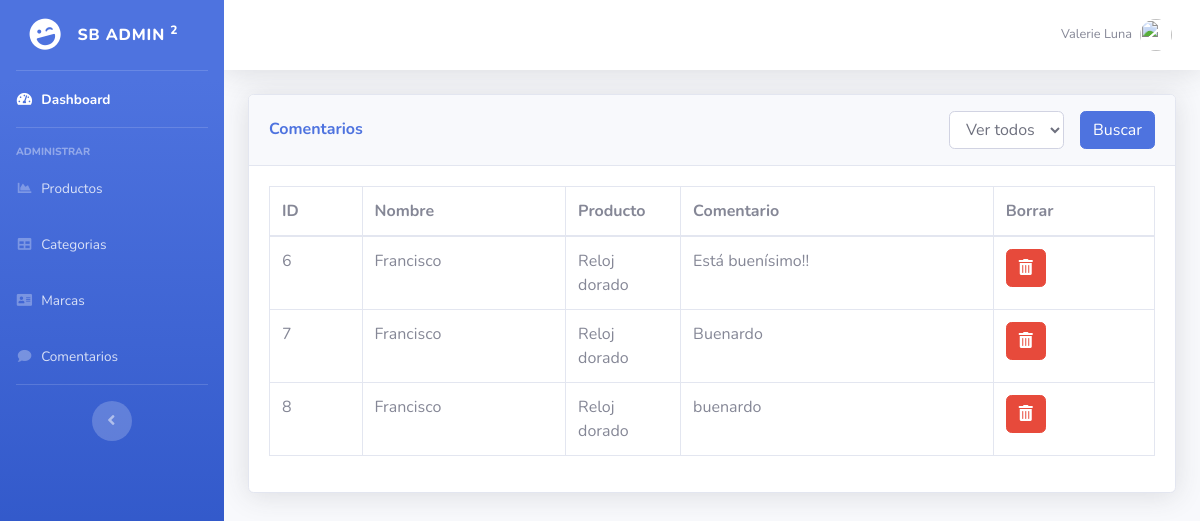
Screenshot of /Front/admin/comentarios.php with the database file from the repository.
### tables this page shows
CREATE TABLE `comments` (
  `comment_id` int(11) NOT NULL,
  `user` varchar(100) DEFAULT NULL,
  `product_id` int(11) DEFAULT NULL,
  `description` text DEFAULT NULL,
  `stars` int(11) DEFAULT NULL,
  `is_visible` tinyint(1) DEFAULT NULL,
  `created_at` datetime DEFAULT NULL
);

CREATE TABLE `products` (
  `product_id` int(11) NOT NULL,
  `category_id` int(11) NOT NULL DEFAULT 0,
  `brand_id` int(11) NOT NULL DEFAULT 0,
  `name` varchar(200) NOT NULL,
  `description` text NOT NULL,
  `price` float NOT NULL DEFAULT 0,
  `stock` int(11) NOT NULL DEFAULT 0,
  `image` varchar(200) NOT NULL,
  `deleted_at` datetime DEFAULT NULL
);

### Front/admin/comentarios.php (the view, shortened to what this page needs)
<?php
include "includes/header.php";
require __DIR__."/../helpers/connection.php";
$sql = "SELECT C.*, P.name as product_name FROM comments C
INNER JOIN products P on P.product_id = C.product_id WHERE P.deleted_at is NULL";
$comments = $con->query($sql);
?>
    <div class="container-fluid">
        <div class="card shadow mb-4">
            <div class="card-header py-3" style="display: flex; flex-direction: row; justify-content: space-between; align-items: center;">
                <h6 class="m-0 font-weight-bold text-primary">Comentarios</h6>
                <form class="d-flex flex-row" action="" method="get">
                    <select class="form-control mr-3" name="id_producto">
                        <option value="0">
                            Ver todos
                        </option>
                    </select>
                    <button type="submit" class = "btn btn-primary">
                        Buscar
                    </button>
                </form>
            </div>
            <div class="card-body">
                <div class="table-responsive">
                    <table class="table table-bordered" id="dataTable" width="100%" cellspacing="0">
                        <thead>
                        <tr>
                            <th>ID</th>
                            <th>Nombre</th>
                            <th style="width: 115px;">Producto</th>
                            <th>Comentario</th>
                            <th>Borrar</th>
                        </tr>
                        </thead>
                        <tbody>
                            <?php foreach($comments as $comentario): ?>
                                <?php if($comentario['is_visible'] == NULL): ?>
                                    <?php if( (isset($_GET['id_producto']) && ($comentario['id_producto'] == $_GET['id_producto'] || $_GET['id_producto'] == 0)) || !isset($_GET['id_producto']) ):  ?>
                                        <tr>
                                            <td><?php echo $comentario['comment_id'] ?></td>
                                            <td><?php echo $comentario['user'] ?></td>
                                            <td><?php echo $comentario['product_name']?></td>
                                            <td><?php echo $comentario['description'] ?></td>
                                            <td><a class="btn btn-danger" href="comentarios.php?del=<?php echo $comentario['comment_id'] ?>"><i class="fas fa-trash-alt"></i></a></td>
                                        </tr>
                                    <?php endif; ?>
                                <?php endif; ?>
                            <?php endforeach; ?>
                        </tbody>
                    </table>
                </div>
            </div>
        </div>
    </div>
<?php
include 'includes/footer.php';
?>

### Front/admin/includes/header.php (shortened to what this page needs)
<!DOCTYPE html>
<html lang="en">
<head>
    <link href="assets/vendor/fontawesome-free/css/all.min.css" rel="stylesheet" type="text/css">
    <link href="assets/css/sb-admin-2.min.css" rel="stylesheet">
</head>
<body id="page-top">
<div id="wrapper">
    <ul class="navbar-nav bg-gradient-primary sidebar sidebar-dark accordion" id="accordionSidebar">
        <a class="sidebar-brand d-flex align-items-center justify-content-center" href="index.html">
            <div class="sidebar-brand-icon rotate-n-15">
                <i class="fas fa-laugh-wink"></i>
            </div>
            <div class="sidebar-brand-text mx-3">SB Admin <sup>2</sup></div>
        </a>
        <hr class="sidebar-divider my-0">
        <li class="nav-item active">
            <a class="nav-link" href="dashboard.php">
                <i class="fas fa-fw fa-tachometer-alt"></i>
                <span>Dashboard</span></a>
        </li>
        <hr class="sidebar-divider">
        <div class="sidebar-heading">
            Administrar
        </div>
        <li class="nav-item">
            <a class="nav-link" href="productos.php">
                <i class="fas fa-fw fa-chart-area"></i>
                <span>Productos</span></a>
        </li>
        <li class="nav-item">
            <a class="nav-link" href="categorias.php">
                <i class="fas fa-fw fa-table"></i>
                <span>Categorias</span></a>
        </li>
        <li class="nav-item">
            <a class="nav-link" href="marcas.php">
                <i class="fas fa-fw fa-address-card"></i>
                <span>Marcas</span></a>
        </li>
        <li class="nav-item">
            <a class="nav-link" href="comentarios.php">
                <i class="fas fa-fw fa-comment"></i>
                <span>Comentarios</span></a>
        </li>
        <hr class="sidebar-divider d-none d-md-block">
        <div class="text-center d-none d-md-inline">
            <button class="rounded-circle border-0" id="sidebarToggle"></button>
        </div>
    </ul>
    <div id="content-wrapper" class="d-flex flex-column">
        <div id="content">
            <nav class="navbar navbar-expand navbar-light bg-white topbar mb-4 static-top shadow">
                <ul class="navbar-nav ml-auto">
                    <li class="nav-item dropdown no-arrow">
                        <a class="nav-link dropdown-toggle" href="#" id="userDropdown" role="button" data-toggle="dropdown" aria-haspopup="true" aria-expanded="false">
                            <span class="mr-2 d-none d-lg-inline text-gray-600 small">Valerie Luna</span>
                            <img class="img-profile rounded-circle" src="https://source.unsplash.com/QAB-WJcbgJk/60x60">
                        </a>
                    </li>
                </ul>
            </nav>

### Front/admin/includes/footer.php (shortened to what this page needs)
    </div>
    </div>
  </div>
</body>
</html>

### rows the page displays
comments: comment_id "6", user "Francisco", product.name "Reloj dorado", description "Está buenísimo!!"
comments: comment_id "7", user "Francisco", product.name "Reloj dorado", description "Buenardo"
comments: comment_id "8", user "Francisco", product.name "Reloj dorado", description "buenardo"
